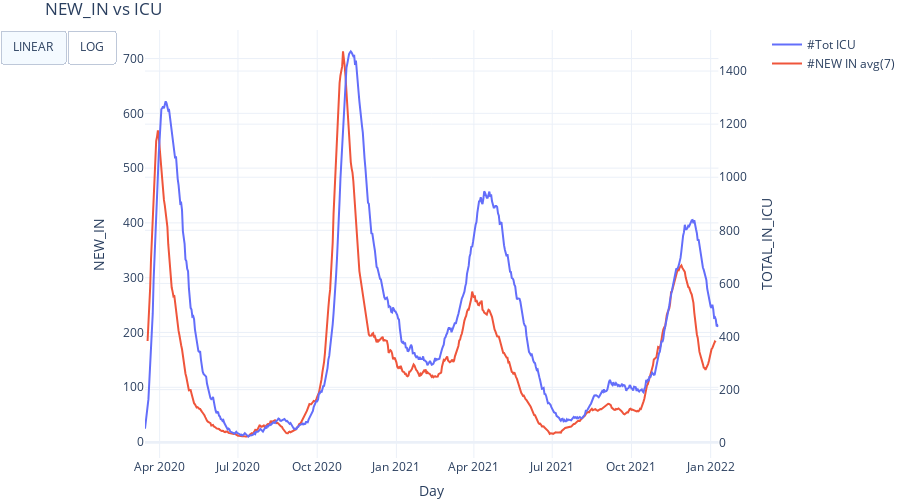

Here is the notebook cell this chart was saved with:
### Markdown cell above
# Admissions vs ICU

### Code cell
def bar_new_in_icu_tot():

    
    fig_hospi = make_subplots(specs=[[{"secondary_y": True, }]], shared_yaxes='all', shared_xaxes='all')

    totin_bar = go.Scatter(x=df.index, y=df.TOTAL_IN_ICU, name='#Tot ICU',mode='lines')
    fig_hospi.add_trace(totin_bar, secondary_y=True)
    
    newin_bar = go.Scatter(x=df.index, y=df.NEW_IN.rolling(7,center=True).mean(), name='#NEW IN avg(7)',mode='lines')
    fig_hospi.add_trace(newin_bar, secondary_y=False)


    fig_hospi.update_layout(template="plotly_white", height=500, margin=dict(l=0, r=0, t=30, b=0),
                            title="NEW_IN vs ICU")

    fig_hospi.update_layout(xaxis_title='Day',
                            yaxis_title='Number of / Day')
    
    fig_hospi.update_yaxes(title_text="NEW_IN", secondary_y=False)
    fig_hospi.update_yaxes(title_text="TOTAL_IN_ICU", secondary_y=True)
    

    fig_hospi.update_layout(
        hovermode='x unified',
        updatemenus=[
            dict(
                type="buttons",
                direction="left",
                buttons=list([
                    dict(
                        args=[{"yaxis.type": "linear"}],
                        label="LINEAR",
                        method="relayout"
                    ),
                    dict(
                        args=[{"yaxis.type": "log"}],
                        label="LOG",
                        method="relayout"
                    )
                ]),
            ),
        ])

    return fig_hospi

bar_new_in_icu_tot()

### Figure 1 — Plotly figure (JSON) as saved in the notebook; plotly's stock layout.template omitted (floating-point values rounded to 4 significant figures; data arrays with more than 128 entries replaced by an {"elided": "..."} marker saying what was removed)
{"data": [{"mode": "lines", "name": "#Tot ICU", "type": "scatter", "x": {"elided": "667 str values"}, "xaxis": "x", "y": {"elided": "667 int values"}, "yaxis": "y2"}, {"mode": "lines", "name": "#NEW IN avg(7)", "type": "scatter", "x": {"elided": "667 str values"}, "xaxis": "x", "y": {"elided": "667 float values"}, "yaxis": "y"}], "layout": {"height": 500, "hovermode": "x unified", "margin": {"b": 0, "l": 0, "r": 0, "t": 30}, "title": {"text": "NEW_IN vs ICU"}, "updatemenus": [{"buttons": [{"args": [{"yaxis.type": "linear"}], "label": "LINEAR", "method": "relayout"}, {"args": [{"yaxis.type": "log"}], "label": "LOG", "method": "relayout"}], "direction": "left", "type": "buttons"}], "xaxis": {"anchor": "y", "domain": [0, 0.94], "title": {"text": "Day"}}, "yaxis": {"anchor": "x", "domain": [0, 1], "title": {"text": "NEW_IN"}}, "yaxis2": {"anchor": "x", "overlaying": "y", "side": "right", "title": {"text": "TOTAL_IN_ICU"}}}}
